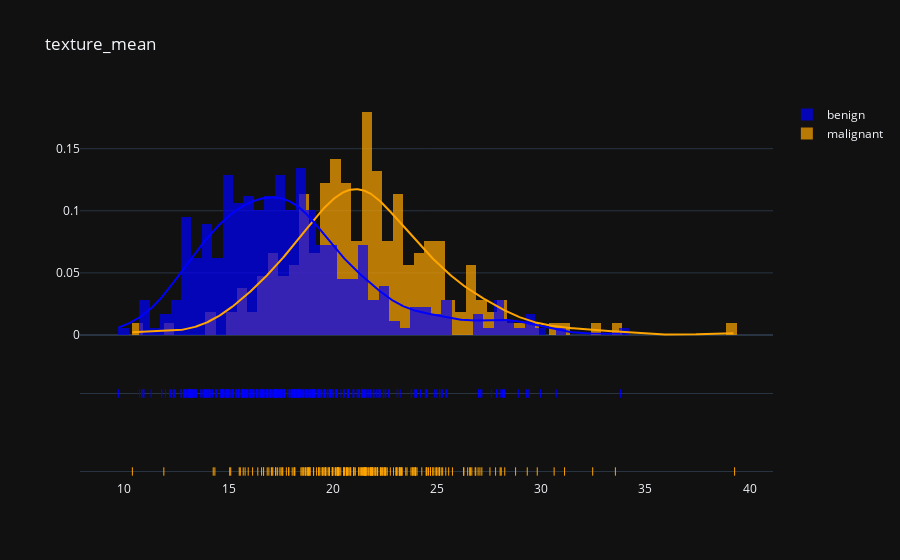

Notebook code for this chart:
### Markdown cell above
#### E) Dist Plot for texture_mean using plotly

### Code cell
plot_distribution('texture_mean', .5)

### Figure 1 — Plotly figure (JSON) as saved in the notebook; plotly's stock layout.template omitted (floating-point values rounded to 4 significant figures; data arrays with more than 128 entries replaced by an {"elided": "..."} marker saying what was removed)
{"data": [{"autobinx": false, "histnorm": "probability density", "legendgroup": "malignant", "marker": {"color": "Orange"}, "name": "malignant", "opacity": 0.7, "x": {"elided": "212 float values"}, "xaxis": "x", "xbins": {"end": 39.28, "size": 0.5, "start": 10.38}, "yaxis": "y", "type": "histogram"}, {"autobinx": false, "histnorm": "probability density", "legendgroup": "benign", "marker": {"color": "Blue"}, "name": "benign", "opacity": 0.7, "x": {"elided": "357 float values"}, "xaxis": "x", "xbins": {"end": 33.81, "size": 0.5, "start": 9.71}, "yaxis": "y", "type": "histogram"}, {"legendgroup": "malignant", "marker": {"color": "Orange"}, "mode": "lines", "name": "malignant", "showlegend": false, "x": {"elided": "500 float values"}, "xaxis": "x", "y": {"elided": "500 float values"}, "yaxis": "y", "type": "scatter"}, {"legendgroup": "benign", "marker": {"color": "Blue"}, "mode": "lines", "name": "benign", "showlegend": false, "x": {"elided": "500 float values"}, "xaxis": "x", "y": {"elided": "500 float values"}, "yaxis": "y", "type": "scatter"}, {"legendgroup": "malignant", "marker": {"color": "Orange", "symbol": "line-ns-open"}, "mode": "markers", "name": "malignant", "showlegend": false, "x": {"elided": "212 float values"}, "xaxis": "x", "y": {"elided": "212 str values"}, "yaxis": "y2", "type": "scatter"}, {"legendgroup": "benign", "marker": {"color": "Blue", "symbol": "line-ns-open"}, "mode": "markers", "name": "benign", "showlegend": false, "x": {"elided": "357 float values"}, "xaxis": "x", "y": {"elided": "357 str values"}, "yaxis": "y2", "type": "scatter"}], "layout": {"barmode": "overlay", "hovermode": "closest", "legend": {"traceorder": "reversed"}, "title": {"text": "texture_mean"}, "xaxis": {"anchor": "y2", "domain": [0.0, 1.0], "zeroline": false}, "yaxis": {"anchor": "free", "domain": [0.35, 1], "position": 0.0}, "yaxis2": {"anchor": "x", "domain": [0, 0.25], "dtick": 1, "showticklabels": false}}}
